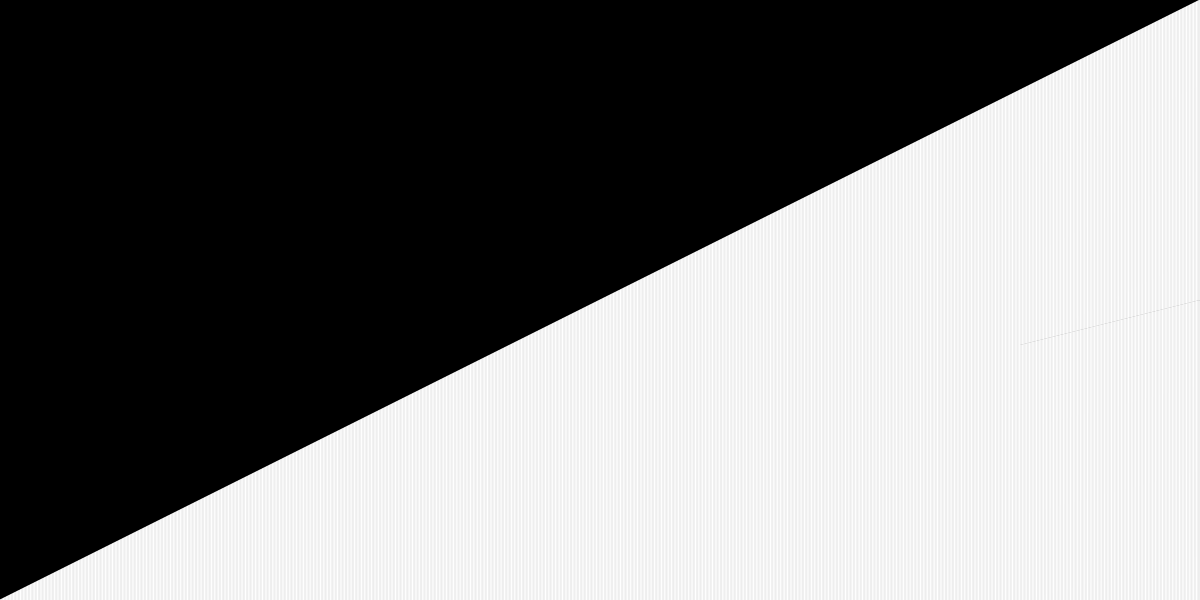
Frame 1 (no input)
Frame 60 (no input): identical to frame 1, image omitted
Frame 120 (the mouse pressed at the canvas centre since frame 60): identical to frame 1, image omitted

The p5.js sketch that drew this single still picture (run headless with seeded random() and noise() and a simulated clock; from frame 60 on, the mouse is pressed at the canvas centre):

// p5.js sketch
// ── sketch.js
// Kayra BOLAT
let select;
let vis;
let max = 2048;
function setup(){
    createCanvas(1200,600,P2D);
    P = createP();
    R = createP();
    strokeWeight(1);
    arr = new Array(max);
    for(let i = 0;i < max;i++){
            arr[i] = i;
            ptr.push(0);
    }
    let sort = createButton("Sort");
    let shuffle = createButton("Shuffle");
    R.html("Shuffling");
    select = createSelect();
    select.option("insertion");
    select.option("bubble");
    select.option("quick");
    select.option("selection");
    select.option("pigeonhole");
    select.selected("quick");
    vis = createSelect();
    vis.option("line");
    vis.option("dots");
    vis.option("spiral");
    vis.option("color circle");
    vis.option("color lines");
    vis.selected("line");    
    shuffle.mousePressed(reset);
    sort.mousePressed(sorting);
}

function sorting(){
    switch(select.value()){
        case "bubble":
            comb(arr);
            break;
        case "quick":
            quicksort(arr,0,max-1);
            break;
        case "selection":
            selection(arr);
            break;
        case "pigeonhole":
            pigeon(arr);
            break;
        case "insertion":
            insertion(arr);           
    }
}
async function reset(){
    compnum = 0;
    exnum = 0;
    for(let i = 0;i < max;i++){
        arr[i] = i;
    }
    shuf(arr);
    compnum = 0;
    exnum = 0;
}
function draw(){;
    P.html(int(frameRate()));
    background(0,0,0);
         R.html("total exchange = "+(exnum)+"<br>"+"total comparison = "+compnum);
    switch(vis.value()){
        case "line":
            linegraph(arr);
            break;
        case "dots":
            dots(arr);
            break;
        case "color circle":
            colorcircle(arr);
            break;
        case "color lines":
            colored(arr);
            break;
        case "spiral":
            spiral(arr);
            break;
    }
}

function linegraph(){
    stroke(255,255,255);
    for(let i = 0;i < arr.length;i++){
        let x = map(i,0,arr.length,0,width);
        let y = map(arr[i],0,max,0,height);
        y = height-y;
        line(x,y,x,height);
    }

}
function colored(){
    colorMode(HSB);
    for(let i = 0;i < arr.length;i++){
        let x = map(i,0,arr.length,0,width);
        let y = map(arr[i],0,max,0,height);
        let c = map(y,0,height,0,360);
        stroke(c,255,255);
        y = height-y;
        line(x,y,x,height);
    }
}
function spiral(){
    angleMode(DEGREES);
    translate(width/2,height/2);
    stroke(255);
    for(let i = 0;i < arr.length;i++){
        let theta = map(i,0,max,-90,5*360-90)
        let ro = map(arr[i],0,max,0,height/2-10);
        let x = ro * cos(theta);
        let y = ro * sin(theta);
        point(x,y);
    }
}
function dots(){
    stroke(255);
    strokeWeight(2);
      for(let i = 0;i < arr.length;i++){
          let x = map(arr[i],0,max,0,width);
          let y = map(i,0,max,0,height);
          point(x,height-y);
      }
}
function colorcircle(){
    angleMode(DEGREES);
    colorMode(HSB);
    translate(width/2,height/2);
    for(let i = 0;i < arr.length;i++){
        let ro = floor(height/2) - 10;
        let theta = map(i,0,max,-90,270)
        let hu = map(arr[i],0,max,0,360);
        let x = ro * cos(theta);
        let y = ro * sin(theta);
        stroke(hu,255,255);
        
        line(0,0,x,y);
    }
}

// ── sorts.js
// Kayra BOLAT
let arr = [];
let ptr = [];
let P;
let R;
let exnum = 0;
let compnum = 0;
async function swap(arr,x,y){
    exnum++;
    let temp;
    temp = arr[x]
    arr[x] = arr[y];
    arr[y] = temp;
}
function sleep(ms) {
    return new Promise(resolve => setTimeout(resolve, ms));
}
async function shuf(arr){
    for(let i = 0;i < 5000;i++){
        let r = floor(random(arr.length-1));
        let r1 = floor(random(arr.length-1));
        await swap(arr,r,r1);
    }
    shuff = true
}


async function bubble(arr){
    for(let i = arr.length;i >= 0;i--){
        ptr[i] = 1;
        for(let j = 0;j < i-1;j++){
            compnum++;
            if(arr[j]>arr[j+1]){
               await swap(arr,j,j+1);
            }
        }
        if(i%5 < 1){
            await sleep(1);
        }
        ptr[i] = 0;
    }
}
async function hoare(arr,start,end){
    let q = floor(random(start,end));
    await swap(arr,start,q);
    let pivot = arr[start];
    i = start-1;
    j = end+1;
    let ctr = 0;
    while(true){
        ctr++;
        i+=1;
        while(arr[i] < pivot){
            i+=1;
        }
        j-=1;
        while(arr[j] > pivot){
            j-=1;
        }
        if(i>= j){
            return j;
        }
        swap(arr,i,j);
        if(ctr%5 < 1){
            await sleep(1);
        }
    }
}
async function partion(arr,start,end){
    let q = floor(random(start,end));
    let r = end;
    await swap(arr,r,q);
    let pivot = arr[r];
    ptr[r] = 1;
    let index = start;
    for(let i = start;i<end;i++){
        if(arr[i] < pivot){
            compnum++;
            await swap(arr,i,index);
            index++;        
        }
        if(i%10 < 1){
            await sleep(1);
        }
    }
    await swap(arr,r,index);
    ptr[r] = 0;
    return index;
}
async function quicksort(arr,start,end){
    if(start >= end){
        compnum++;
        return;
    }
    let index = await hoare(arr,start,end);
    /*await Promise.all([
        quicksort(arr, start, index - 1),
        quicksort(arr, index + 1, end)
      ]);*/
    await quicksort(arr, start, index);
    await quicksort(arr, index + 1, end);
}
async function pigeon(arr){
    let max = arr[0];
    let min = arr[0]
    for(let i = 1;i < arr.length;i++){
        if(arr[i] > max){
            max = arr[i];
            ptr[i] = 1;
        }
        else if(arr[i] < min){
            min = arr[i];
            ptr[i] = 1;
        }
        ptr[i] = 0;
        compnum += 2;
    }
    let holes = [];
    for(let i = 0;i < max-min+1;i++){
        holes[i] = [];
    }
    for(let i = 0;i < arr.length;i++){
        holes[arr[i]-min].push(arr[i]);
    }
    for(let i = 1;i< holes.length;i++){
        holes[0].push(holes[i]);
    }
    
    for(let i = 0;i < arr.length;i++){
            exnum++;
            arr[i] = holes[0][i];
            if(i%5 < 1){
                await sleep(1);
            }
    }
}
async function selection(arr){
    let minindex;
    for(let i = 0;i<arr.length-1;i++){
        minindex = i
       for(let j = i+1;j < arr.length;j++){
            if(arr[j]<arr[minindex]){
               min = arr[j];
               minindex = j;
           }
       }
       await swap(arr,i,minindex);
       ptr[minindex] = 1;
       if(i%5 < 1){
        await sleep(1);
        }
       ptr[minindex] = 0;
   }
}
async function insertion(arr){
    let index = 1;
    for(let i = 1;i < arr.length;i++){
        index = i;
        while(arr[index]<arr[index-1]){
            ptr[index] = 1;
            await swap(arr,index,index-1);
            ptr[index] = 0;
            index--;
            compnum++;    
        }
        if(i%5 < 1){
            await sleep(1);
        }
    }
}
async function MergeSort(arr,l,r){
    let m = r-l;
    if(l > r ){
        return;
    }
    await MergeSort(arr,l,m);
    await MergeSort(arr,middle+1,r);
    await merge(arr,l,m,r);
}
async function merge(arr,l,m,r){
    let left = [];
    let right = [];
    let merged = [];
    for(let i = 0;i < m-l+1;i++){
        l[i] = arr[l+i];
    }
    for(j = 0;j < r-m;j++){
        right[j] = arr[m+1+j];
    }
    let i = 0;
    let j = 0;
    let k = 1;

}
/*async function radix(arr){
    let buckets = [];
    let count = 0;
    i = 10;
    while(buckets[0].length < arr.length){
        for(let j = 0; j< arr.length;j++){
            buc
        }
    }

}*/

async function comb(arr){
    for(let i = arr.length;i > 0;i--){
        for(let j = 0;j < arr.length-i;j++){
            if(arr[j] > arr[j+i]){
                await swap(arr,j,i+j);
            }

        }            
        /*if(i%5 < 1){
            await sleep(1);
        }*/
        await sleep(1);
    }
}
